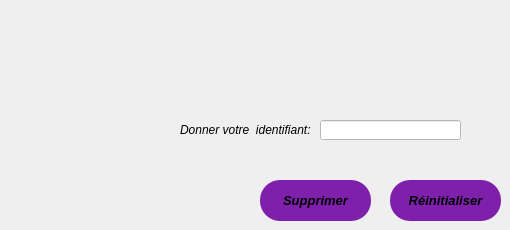
      <widget class="QWidget" name="tab_4">
       <attribute name="title">
        <string>Supprimer un personnel</string>
       </attribute>
       <widget class="QLineEdit" name="lineEdit_19">
        <property name="geometry">
         <rect>
          <x>320</x>
          <y>120</y>
          <width>141</width>
          <height>20</height>
         </rect>
        </property>
        <property name="styleSheet">
         <string notr="true">background-color: rgb(255, 255, 255);</string>
        </property>
       </widget>
       <widget class="QLabel" name="label_46">
        <property name="geometry">
         <rect>
          <x>180</x>
          <y>120</y>
          <width>131</width>
          <height>20</height>
         </rect>
        </property>
        <property name="font">
         <font>
          <italic>true</italic>
         </font>
        </property>
        <property name="text">
         <string>Donner votre  identifiant:</string>
        </property>
       </widget>
       <widget class="QPushButton" name="ajouter_3">
        <property name="geometry">
         <rect>
          <x>260</x>
          <y>180</y>
          <width>111</width>
          <height>41</height>
         </rect>
        </property>
        <property name="font">
         <font>
          <pointsize>10</pointsize>
          <weight>75</weight>
          <italic>true</italic>
          <bold>true</bold>
         </font>
        </property>
        <property name="styleSheet">
         <string notr="true">
QPushButton
{
border-radius: 10px 100px / 120px;
background-color: rgb(126, 32, 172);
border-color: rgb(0, 0, 255);
border-radius: 20px;
}
QPushButton:hover
{

border-left:10px solid rgb(255, 255, 255);
color:rgb(255, 255, 255);
}
QPushButton:pressed
{
font: 11pt &quot;Microsoft YaHei&quot;;
}

</string>
        </property>
        <property name="text">
         <string>Supprimer</string>
        </property>
       </widget>
       <widget class="QPushButton" name="ajouter_15">
        <property name="geometry">
         <rect>
          <x>390</x>
          <y>180</y>
          <width>111</width>
          <height>41</height>
         </rect>
        </property>
        <property name="font">
         <font>
          <pointsize>10</pointsize>
          <weight>75</weight>
          <italic>true</italic>
          <bold>true</bold>
         </font>
        </property>
        <property name="styleSheet">
         <string notr="true">
QPushButton
{
border-radius: 10px 100px / 120px;
background-color: rgb(126, 32, 172);
border-color: rgb(0, 0, 255);
border-radius: 20px;
}
QPushButton:hover
{

border-left:10px solid rgb(255, 255, 255);
color:rgb(255, 255, 255);
}
QPushButton:pressed
{
font: 11pt &quot;Microsoft YaHei&quot;;
}

</string>
        </property>
        <property name="text">
         <string>Réinitialiser</string>
        </property>
       </widget>
      </widget>
